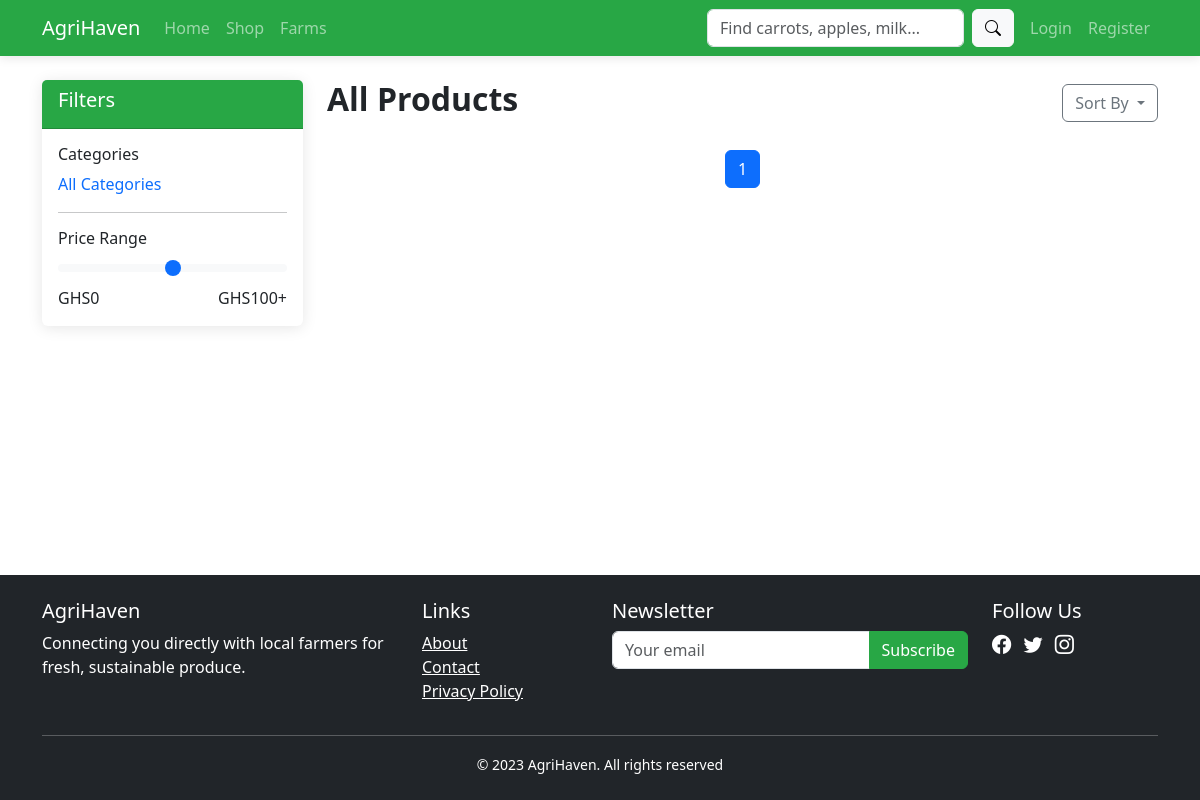
The app's page /shop/?category=1, older data.
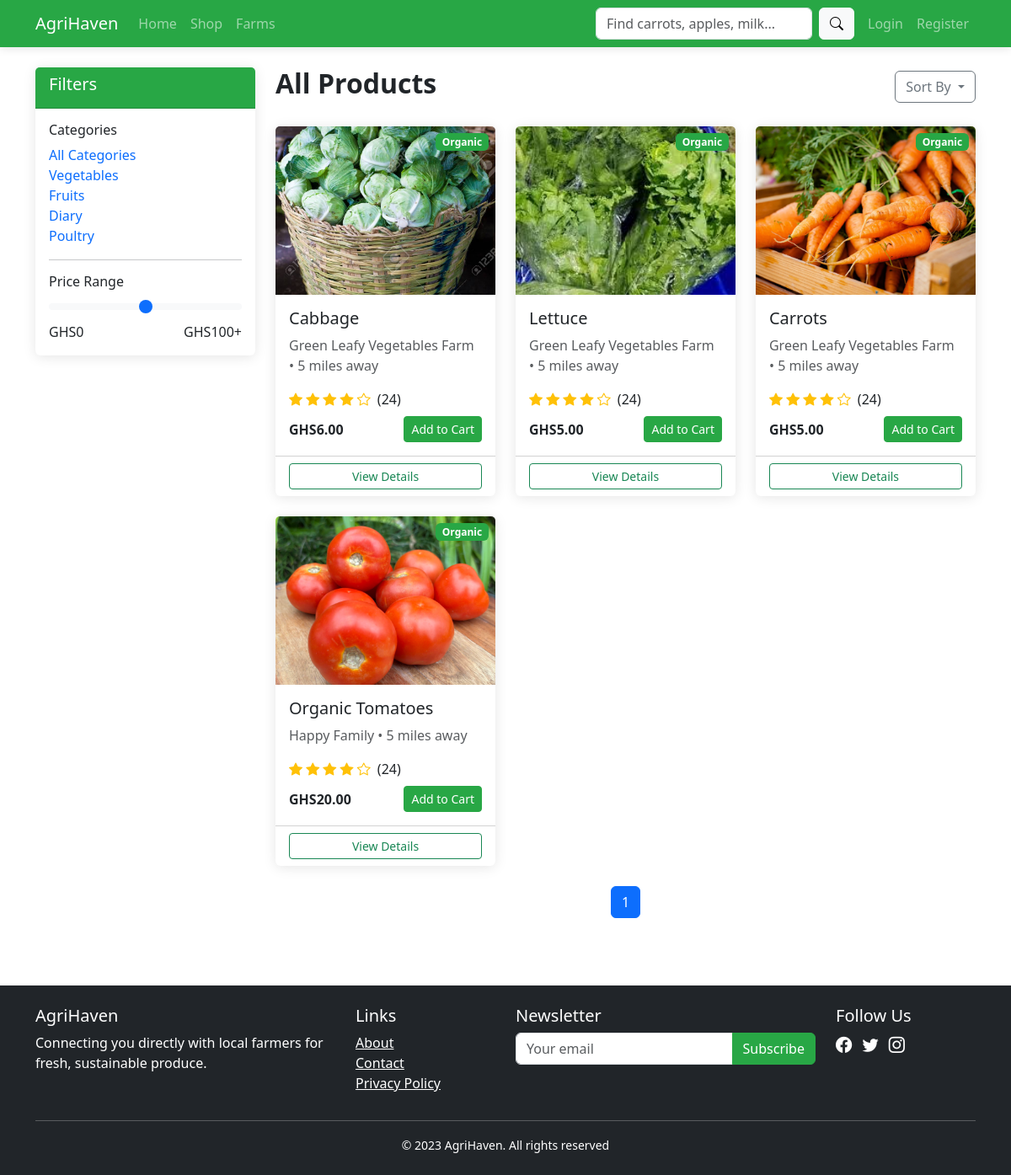
The same page, newer data.
### marketplace/models.py (models this page shows, shortened)
class ProductCategory(models.Model):
    name = models.CharField(max_length=50)

class Product(models.Model):
    farm = models.ForeignKey(Farm, on_delete=models.CASCADE)
    category = models.ForeignKey(ProductCategory, on_delete=models.SET_NULL, null=True)
    name = models.CharField(max_length=100)
    description = models.TextField()
    price = models.DecimalField(max_digits=10, decimal_places=2)
    stock = models.PositiveIntegerField()
    image = models.ImageField(upload_to='products', default='defaults/product_default.jpg', validators=[validate_image_size])
    image_width = models.PositiveIntegerField(editable=False, null=True)
    is_organic = models.BooleanField(default=False)
    date_added = models.DateTimeField(default=timezone.now)

class Farm(models.Model):
    user = models.OneToOneField(User, on_delete=models.CASCADE)
    name = models.CharField(max_length=100)
    location = models.CharField(max_length=200)
    description = models.TextField()
    image = models.ImageField(upload_to='farms/', default='defaults/farm_default.jpg', validators=[validate_image_size])
    created_at = models.DateTimeField(default=timezone.now)

### marketplace/views.py (the view)
# urls.py: path('shop/', views.shop, name='shop'),
def shop(request):
    products = Product.objects.filter(stock__gt=0).order_by('-date_added')
    categories = ProductCategory.objects.all()
    category_id = request.GET.get('category')
    if category_id:
        products = products.filter(category__id=category_id)
    search_query = request.GET.get('q')
    if search_query:
        products = products.filter(name__icontains=search_query)
    paginator = Paginator(products, 12)
    page_number = request.GET.get('page')
    page_obj = paginator.get_page(page_number)
    context = {
        'products': page_obj,
        'categories': categories,
        'title': 'Shop'
    }
    return render(request, 'marketplace/shop.html', context)

### marketplace/templates/marketplace/shop.html (shortened to what this page needs)
{% extends 'marketplace/base.html' %}
{% block content %}
<div class="row">
    <div class="col-md-3">
        <div class="card mb-4">
            <div class="card-header bg-success text-white">
                <h5>Filters</h5>
            </div>
            <div class="card-body">
                <h6>Categories</h6>
                <ul class="list-unstyled">
                    <li><a href="{% url 'shop' %}" class="text-decoration-none">All Categories</a></li>
                    {% for category in categories %}
                    <li><a href="?category={{ category.id }}" class="text-decoration-none">{{ category.name }}</a></li>
                    {% endfor %}
                </ul>
                <hr>
                <h6>Price Range</h6>
                <div class="range-slider">
                    <input type="range" class="form-range" min="0" max="100" id="priceRange">
                    <div class="d-flex justify-content-between">
                        <span>GHS0</span>
                        <span>GHS100+</span>
                    </div>
                </div>
            </div>
        </div>
    </div>
    <div class="col-md-9">
        <div class="d-flex justify-content-between align-items-center mb-4">
            <h2 class="fw-bold">All Products</h2>
            <div class="dropdown">
                <button class="btn btn-outline-secondary dropdown-toggle" type="button" data-bs-toggle="dropdown">
                    Sort By
                </button>
            </div>
        </div>
        <div class="row g-4">
            {% for product in products %}
            <div class="col-md-6 col-lg-4">
                <div class="card h-100">
                    {% if product.is_organic %}
                    <span class="badge bg-success position-absolute top-0 end-0 m-2">Organic</span>
                    {% endif %}
                    <img src="{{ product.image.url }}" class="card-img-top" alt="{{ product.name }}" style="height: 200px; object-fit: cover;">
                    <div class="card-body">
                        <h5 class="card-title">{{ product.name }}</h5>
                        <p class="text-muted">{{ product.farm.name }} • 5 miles away</p>
                        <div class="mb-2">
                            <i class="bi bi-star-fill text-warning"></i>
                            <i class="bi bi-star-fill text-warning"></i>
                            <i class="bi bi-star-fill text-warning"></i>
                            <i class="bi bi-star-fill text-warning"></i>
                            <i class="bi bi-star text-warning"></i>
                            <span class="ms-1">(24)</span>
                        </div>
                        <div class="d-flex justify-content-between align-items-center">
                            <span class="fw-bold">GHS{{ product.price }}</span>
                            <button class="btn btn-sm btn-success">Add to Cart</button>
                        </div>
                    </div>
                    <div class="card-footer bg-transparent">
                        <a href="{% url 'product_detail' product.id %}" class="btn btn-sm btn-outline-success w-100">View Details</a>
                    </div>
                </div>
            </div>
            {% endfor %}
        </div>
        <nav class="mt-4">
            <ul class="pagination justify-content-center">
                {% for num in products.paginator.page_range %}
                {% if products.number == num %}
                <li class="page-item active"><a class="page-link" href="?page={{ num }}">{{ num }}</a></li>
                {% elif num > products.number|add:'-3' and num < products.number|add:'3' %}
                <li class="page-item"><a class="page-link" href="?page={{ num }}">{{ num }}</a></li>
                {% endif %}
                {% endfor %}
            </ul>
        </nav>
    </div>
</div>
{% endblock %}

Row changes from the older to the newer data that the page shows:
added ProductCategory: name "Vegetables"
added ProductCategory: name "Fruits"
added ProductCategory: name "Diary"
added ProductCategory: name "Poultry"
added Product: is_organic "Organic", image (picture), name "Cabbage", farm.name "Green Leafy Vegetables Farm", price "6.00"
added Product: is_organic "Organic", image (picture), name "Lettuce", farm.name "Green Leafy Vegetables Farm", price "5.00"
added Product: is_organic "Organic", image (picture), name "Carrots", farm.name "Green Leafy Vegetables Farm", price "5.00"
added Product: is_organic "Organic", image (picture), name "Organic Tomatoes", farm.name "Happy Family", price "20.00"
